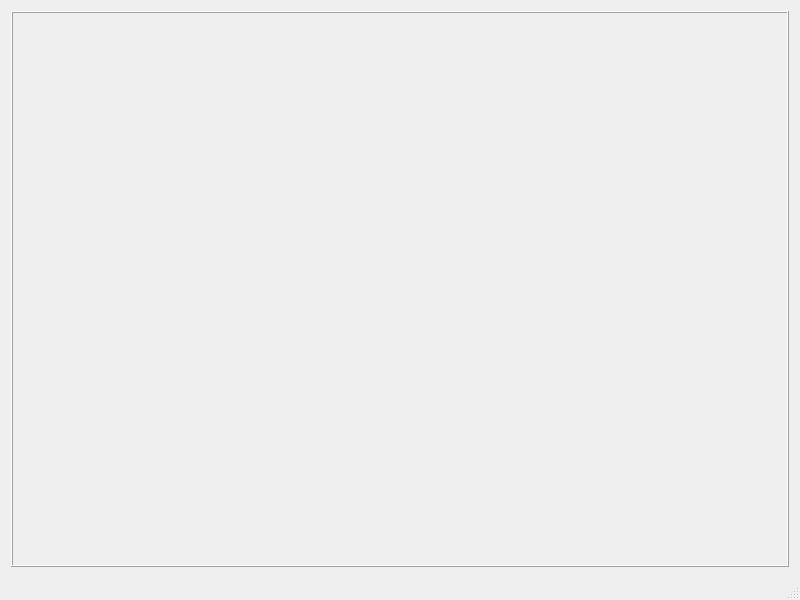
<?xml version="1.0" encoding="UTF-8"?>
<ui version="4.0">
 <class>MainWindow</class>
 <widget class="QMainWindow" name="MainWindow">
  <property name="geometry">
   <rect>
    <x>0</x>
    <y>0</y>
    <width>800</width>
    <height>600</height>
   </rect>
  </property>
  <property name="windowTitle">
   <string>Face Detection App</string>
  </property>
  <widget class="QWidget" name="centralWidget">
   <layout class="QVBoxLayout" name="verticalLayout">
    <item>
     <widget class="QLabel" name="videoLabel">
      <property name="sizePolicy">
       <sizepolicy hsizetype="Expanding" vsizetype="Expanding">
        <horstretch>0</horstretch>
        <verstretch>0</verstretch>
       </sizepolicy>
      </property>
      <property name="frameShape">
       <enum>QFrame::Shape::Box</enum>
      </property>
      <property name="frameShadow">
       <enum>QFrame::Shadow::Raised</enum>
      </property>
      <property name="alignment">
       <set>Qt::AlignmentFlag::AlignCenter</set>
      </property>
     </widget>
    </item>
   </layout>
  </widget>
  <widget class="QStatusBar" name="statusbar"/>
 </widget>
 <layoutdefault spacing="6" margin="11"/>
 <resources/>
 <connections/>
</ui>
